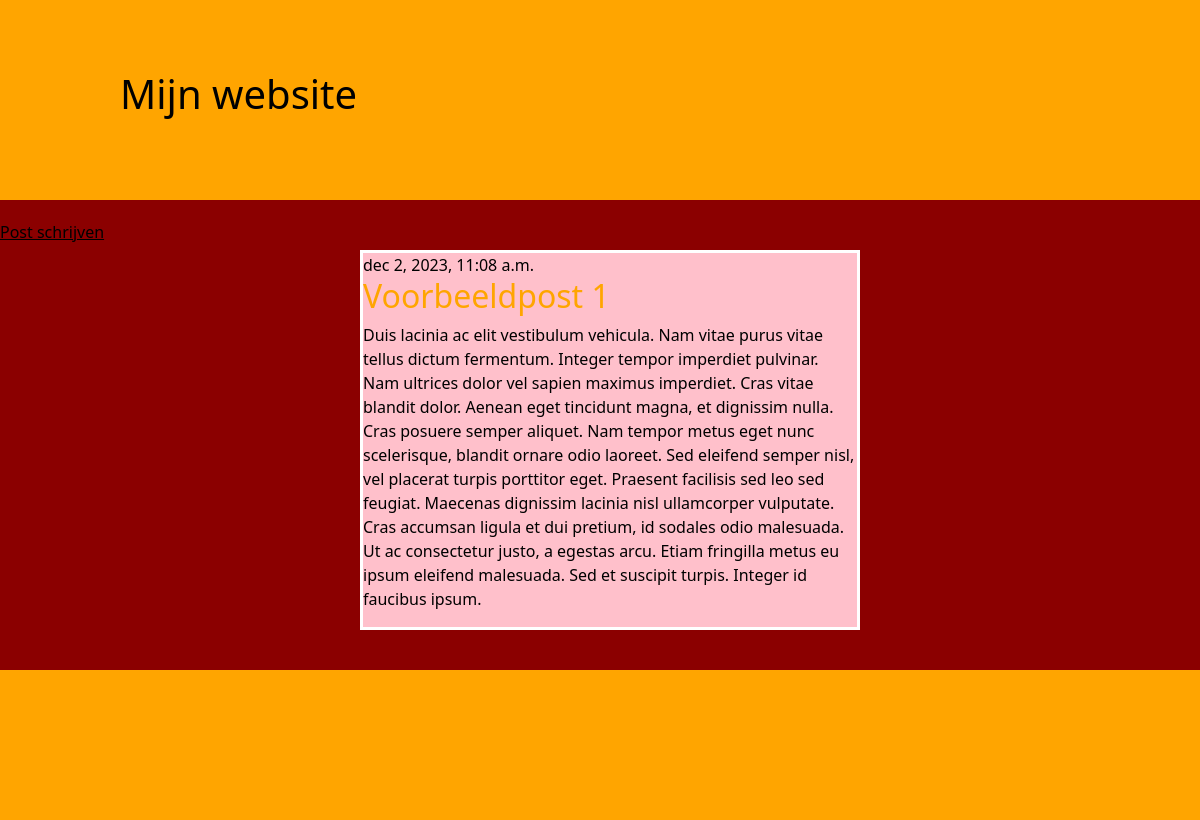
The app's page /post/4/ with its own data.
### blog/models.py (models this page shows)
class Post(models.Model):
    author = models.ForeignKey(settings.AUTH_USER_MODEL, on_delete=models.CASCADE)
    title = models.CharField(max_length=200)
    text = models.TextField()
    created_date = models.DateTimeField(default=timezone.now)
    published_date = models.DateTimeField(blank=True, null=True)

### blog/views.py (the view)
# urls.py: path('post/<int:pk>/', views.post_detail, name='post_inhoud'),
def post_detail(request, pk):
    post = get_object_or_404(Post, pk=pk)
    return render(request, 'blog/post_inhoud.html', {'post': post})

### blog/templates/blog/post_inhoud.html
{% extends 'blog/base.html' %}
{% block inhoud %}
<article class="post">
    {% if post.published_date %}
    <time class="date">
        {{ post.published_date }}
    </time>
    {% endif %}
    <h2>{{ post.title }}</h2>
    <p>{{ post.text|linebreaksbr }}</p>
</article>
{% endblock %}

### blog/templates/blog/base.html (shortened to what this page needs)
{% load static %}
<!DOCTYPE html>
<html lang="en" dir='ltr'>
    <head>
        <link href=
        "https://cdn.jsdelivr.net/npm/bootstrap@5.1.3/dist/css/bootstrap.min.css" rel="stylesheet"
        integrity=
        "sha384-1BmE4kWBq78iYhFldvKuhfTAU6auU8tT94WrHftjDbrCEXSU1oBoqyl2QvZ6jIW3"
>
        <link rel="stylesheet" href="{% static 'css/stijl.css' %}">
    </head>
    <body>
        <header>
            <h1>Mijn website</h1><br>
            <a href="{% url 'post_nieuw' %}" class="top-menu">Post schrijven</a>
        </header>
        <section>
            {% block inhoud %}
            {% endblock %}
        </section>
        <footer>
        </footer>
    </body>
</html>

### blog/static/css/stijl.css (style rules this page uses)
body { background-color: darkred; color: black; }
h1 { color: black; margin-left: 50px; padding: 70px }
header { background-color: orange; width: 100%; height: 200px; }
footer { background-color: orange; width: 100%; height: 150px; }
section { background-color: white; width: 500px; margin-bottom: 40px; margin-left: 30%; margin-top: 50px; }
article { width: 500px; margin-bottom: 40px; border: 3px solid white; background-color: pink; }
h2 { color: orange; }
a { color: black; }

### records on screen
Post: published_date "dec 2, 2023, 11:08 a.m.", title "Voorbeeldpost 1", text "Duis lacinia ac elit vestibulum vehicula. Nam vitae purus vitae tellus dictum fermentum. Integer tempor imperdiet pulvinar. Nam ultrices dolor vel sapien maximus imperdiet. Cras vitae blandit dolor. Aenean eget tincidunt magna, et dignissim nulla. Cras posuere semper aliquet. Nam tempor metus eget nunc scelerisque, blandit ornare odio laoreet. Sed eleifend semper nisl, vel placerat turpis porttitor eget. Praesent facilisis sed leo sed feugiat. Maecenas dignissim lacinia nisl ullamcorper vulputate. Cras accumsan ligula et dui pretium, id sodales odio malesuada. Ut ac consectetur justo, a egestas arcu. Etiam fringilla metus eu ipsum eleifend malesuada. Sed et suscipit turpis. Integer id…"
